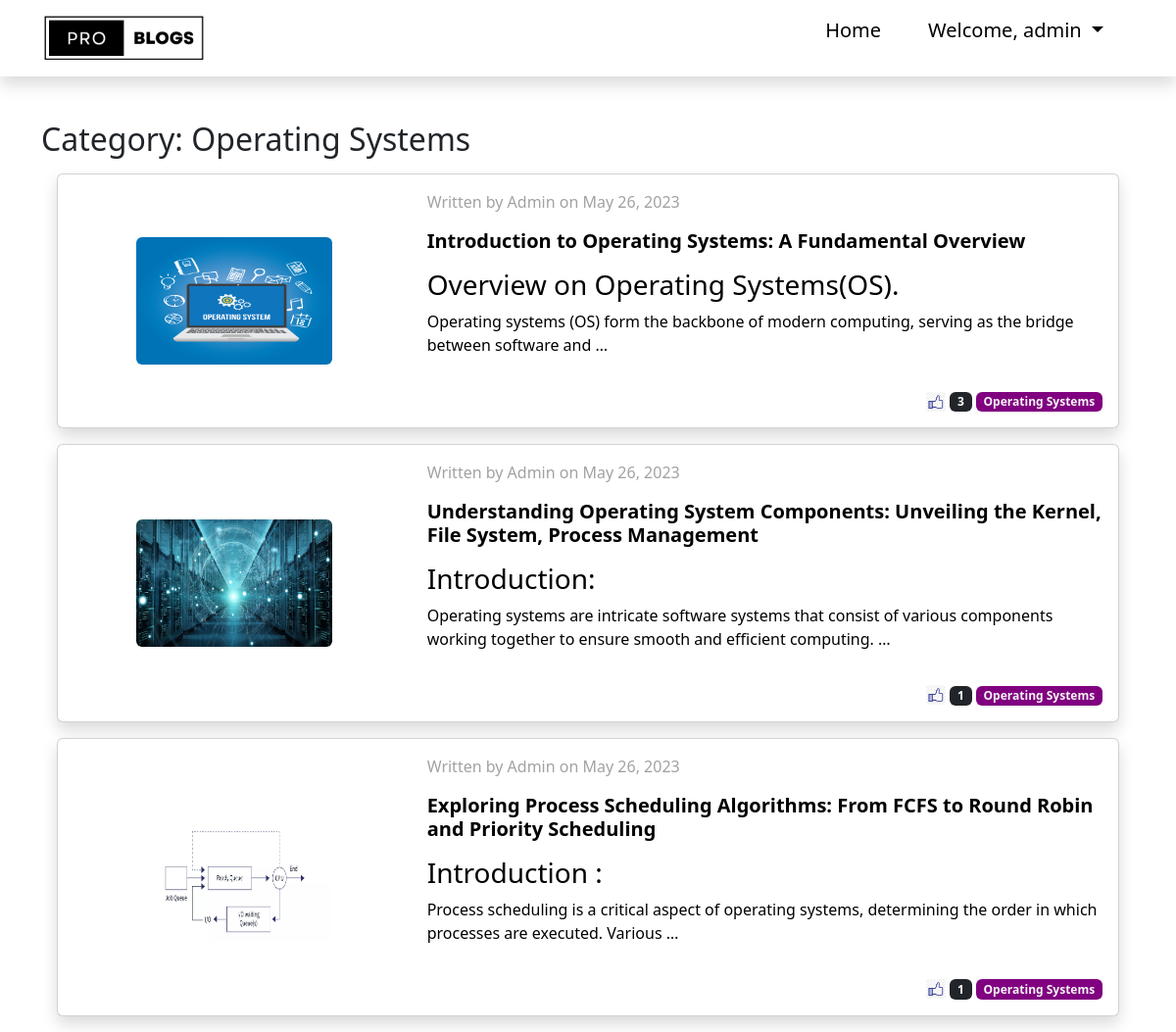
Screenshot of /category/os (signed in) with the database file from the repository.
### blogs/models.py (models this page shows, shortened)
class Category(models.Model):
    cat_id = models.IntegerField(primary_key=True)
    title = models.CharField(max_length=100)
    description = HTMLField()
    cat_created_at = models.DateField(auto_now_add=True)
    cat_url = models.CharField(max_length=200) #unique id for the page to locate
    image_cat = models.ImageField(upload_to='category/', default = 'category/default_img.jpg')
    def __str__(self):
        return self.title

class Post(models.Model):
    post_id = models.IntegerField(primary_key=True)
    title = models.CharField(max_length=100)
    content = HTMLField()
    post_url = models.CharField(max_length=200)
    likes = models.ManyToManyField(User, related_name='blogs_post')
    category_name = models.ForeignKey(Category, on_delete=models.CASCADE)
    image_post = models.ImageField(upload_to='post/')
    post_author = models.CharField(max_length=100, default='Admin')
    post_created_at = models.DateField(auto_now_add=True)

### blogs/views.py (the view)
# urls.py: path('category/<slug:url>', views.category, name='category'),
def category(request, url):
    category = Category.objects.get(cat_url = url)
    posts = Post.objects.filter(category_name = category)
    data = {
        'posts' : posts,
        'category' : category
    }
    return render(request, 'blogs/category.html', data)

### templates/blogs/category.html (shortened to what this page needs)
{% extends 'blogs/base.html' %}
{% load static %}
{% block content %}
<div class="container mt-5">
  <h2>Category: {{ category.title }}</h2>
  {% if posts %}
    {% for post in posts %}
    <div class="card m-3 shadow">
      <div class="row g-0">
        <div class="col-md-4 d-flex justify-content-center align-items-center">
          <a href="/blogs/{{post.post_url}}" class="post-link">
            <img src="/media/{{ post.image_post }}" class="img-fluid rounded img-post" alt="{{ post.title }} Image">
          </a>
        </div>
        <div class="col-md-8">
          <a href="/blogs/{{post.post_url}}" class="post-link">
            <div class="card-body">
              <p class="text-muted-light">Written by {{ post.post_author }} on {{post.post_created_at}}</p>
              <h5 class="card-title fw-bold">{{ post.title | truncatewords:15 }}</h5>
              <p class="card-text">{{ post.content | truncatewords:20 | safe}}</p>
            </div>
          </a>
          <div class="mt-auto mb-3 mx-3 my-3">
              <div class="text-end">
                <img src="../../media/logo/like-icon.jpg" alt="like-icon" class="like_icon">
                <span class="badge bg-dark">{{post.likes.count}}</span>
                <span class="badge " style="background-color: purple
                ; color: whitesmoke;">{{ post.category_name }}</span>
              </div>
            </div>
        </div>
      </div>
    </div>
    {% endfor %}
  {% else %}
    <p>No posts found under this category.</p>
  {% endif %}
</div>
{% endblock %}

### templates/blogs/base.html (shortened to what this page needs)
{%load static%}
<!DOCTYPE html>
<html>
<head>
    <link href="https://cdn.jsdelivr.net/npm/bootstrap@5.3.0-alpha3/dist/css/bootstrap.min.css" rel="stylesheet">
    <link rel="stylesheet" href="{% static 'css/style.css' %}">
</head>
<body>
  {%block navbar%}
    <nav class="navbar navbar-expand-lg shadow nav-bg fixed-top">
        <div class="container">
          <a class="navbar-brand" href="/"><span class="font-monospace fw-bold"><img src="../../media/logo/pro_blogs_logo.png" alt="Pro-Blogs-logo" style="width:auto; height: 50px;"></a>
          <div class="collapse navbar-collapse" id="navbarSupportedContent">
            {% block navbar_btns %}
            <ul class="navbar-nav ms-auto me-2 mb-2 mb-sm-0">
              <li class="nav-item">
                <a class="nav-link active mx-3 fs-5 text-black text-center" aria-current="page" href="/">Home</a>
              </li>
            {% if user.is_authenticated %}
              <li class="nav-item dropdown">
                <p class="nav-link dropdown-toggle mx-3 fs-5 text-black text-center" role="button" id="dropdownMenuLink" data-bs-toggle="dropdown" aria-expanded="false">
                  Welcome, {{ user.username }}
                </p>
              </li>
            {% else %}
              <li class="nav-item">
                <a class="btn btn-dark btn-lg rounded-pill" href="login">Get Started</a>
              </li>
            {% endif %}
            </ul>
            {% endblock %}
          </div>
        </div>
    </nav>
    {%endblock%}
    {% block content %}
    {% endblock %}
</body>
</html>

### blogs/static/css/style.css (style rules this page uses)
body { padding-top: 75px; }
.nav-bg { background-color: white; }

### templates/blogs/category.html (style rules this page uses)
.like_icon { width: 20px; height: auto; }
.text-muted-light { color: #a0a2a3!important; }
.trending-link, .post-link, .cat-link { text-decoration: none; color: black; }
.img-post { width: 200px; height: 130px; }

### rows the page displays
Category: title "Operating Systems"
Post: image_post (picture), post_author "Admin", post_created_at "May 26, 2023", title "Introduction to Operating Systems: A Fundamental Overview", content "Overview on Operating Systems(OS). Operating systems (OS) form the backbone of modern computing, serving as the bridge between software and …", likes.count "3", category_name "Operating Systems"
Post: image_post (picture), post_author "Admin", post_created_at "May 26, 2023", title "Understanding Operating System Components: Unveiling the Kernel, File System, Process Management", content "Introduction: Operating systems are intricate software systems that consist of various components working together to ensure smooth and efficient computing. …", likes.count "1", category_name "Operating Systems"
Post: image_post (picture), post_author "Admin", post_created_at "May 26, 2023", title "Exploring Process Scheduling Algorithms: From FCFS to Round Robin and Priority Scheduling", content "Introduction : Process scheduling is a critical aspect of operating systems, determining the order in which processes are executed. Various …", likes.count "1", category_name "Operating Systems"

### other values shown
{{ user.username }} "admin"
